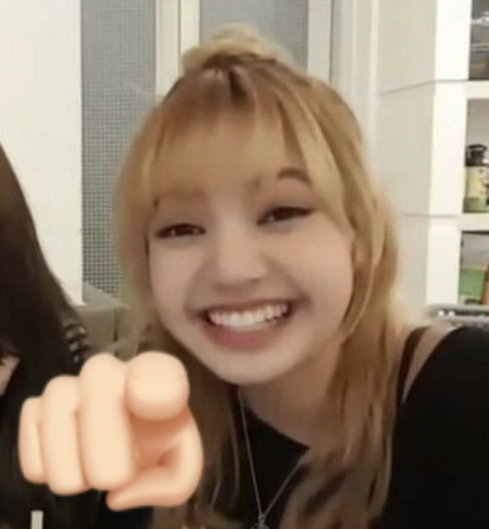
#> input picture MEME-GENERATOR/lisa-blackpink-1.jpg, 978 x 1058 px (shown at 1/2 size)
$ python MEME-GENERATOR.py
#> lines starting #> are read from the running program, lines starting #| are printed output that depends on the picture
from PIL import Image, ImageDraw, ImageFont
import textwrap

# Abrir la imagen base.
imagen_base = Image.open("lisa-blackpink-1.jpg")
#> imagen_base is the input picture: PIL image 978x1058 RGB; mean R, G, B 146.2, 126.9, 106.9

# Crear un objeto ImageDraw para dibujar en la imagen.
draw = ImageDraw.Draw(imagen_base)

ancho_lienzo = 1280  # Ajustar el ancho del lienzo según tus preferencias.
alto_lienzo = 720  # Ajustar el alto del lienzo según tus preferencias.

# Definir la fuente y el tamaño del texto.
fuente = ImageFont.truetype("arial.ttf", size = 82)  # Cambia la fuente y el tamaño según tus preferencias.
color_texto = "white"  # Puedes cambiar el color del texto si lo deseas.
color_sombra = "black"  # Cambia el color de la sombra si lo deseas.

# Agregar texto superior.
texto_superior = "ESE WEY PIENSA QUE"
posicion_superior = (26, 10)  # Cambia la posición según tus preferencias.

# Dibujar la sombra del texto superior.
draw.text((posicion_superior[0] + 1, posicion_superior[1] + 1), texto_superior, fill = color_sombra, font = fuente)

# Dibujar el texto superior.
draw.text(posicion_superior, texto_superior, fill = color_texto, font = fuente)

# Agrega nuevo texto inferior
texto_inferior = "ES UN PROGRAMADOR."
posicion_inferior = (16, imagen_base.height - 100)  # Cambia la posición según tus preferencias.
#> posicion_inferior = (16, 958)
tamaño_fuente_inferior = 45  # Cambia el tamaño de la fuente según tus preferencias.

# Dibuja la sombra del nuevo texto inferior
draw.text((posicion_inferior[0] + 1, posicion_inferior[1] + 1), texto_inferior, fill = color_sombra, font = fuente)

# Dibuja el nuevo texto inferior
draw.text(posicion_inferior, texto_inferior, fill = color_texto, font = fuente)

# Guardar el meme resultante.
imagen_base.save("meme_generated.jpg")
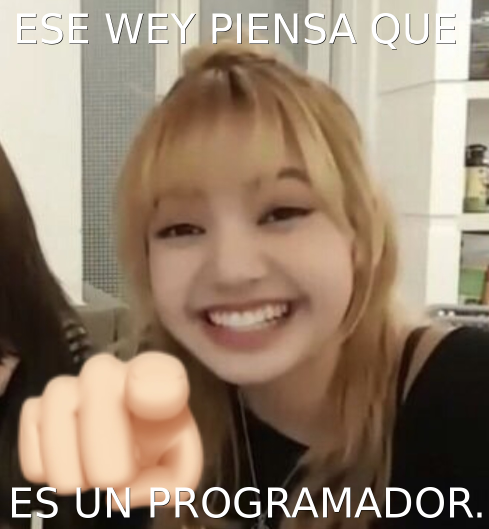
#> saved as meme_generated.jpg: PIL image 978x1058 RGB (shown at 1/2 size); mean R, G, B 150, 131.1, 111.6
